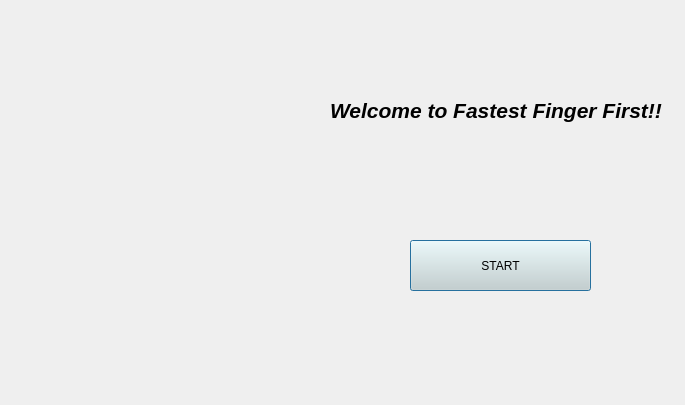
<?xml version="1.0" encoding="UTF-8"?>
<ui version="4.0">
 <class>Dialog</class>
 <widget class="QDialog" name="Dialog">
  <property name="geometry">
   <rect>
    <x>0</x>
    <y>0</y>
    <width>685</width>
    <height>405</height>
   </rect>
  </property>
  <property name="windowTitle">
   <string>Dialog</string>
  </property>
  <widget class="QLabel" name="label">
   <property name="geometry">
    <rect>
     <x>-4</x>
     <y>-4</y>
     <width>691</width>
     <height>421</height>
    </rect>
   </property>
   <property name="styleSheet">
    <string notr="true">background-image: url(:/newPrefix/clock.jpeg);</string>
   </property>
   <property name="text">
    <string/>
   </property>
  </widget>
  <widget class="QLabel" name="label_2">
   <property name="geometry">
    <rect>
     <x>330</x>
     <y>80</y>
     <width>341</width>
     <height>61</height>
    </rect>
   </property>
   <property name="text">
    <string>&lt;html&gt;&lt;head/&gt;&lt;body&gt;&lt;p&gt;&lt;span style=&quot; font-size:16pt; font-weight:600; font-style:italic;&quot;&gt;Welcome to Fastest Finger First!!&lt;/span&gt;&lt;/p&gt;&lt;/body&gt;&lt;/html&gt;</string>
   </property>
  </widget>
  <widget class="QPushButton" name="pushButton">
   <property name="geometry">
    <rect>
     <x>410</x>
     <y>240</y>
     <width>181</width>
     <height>51</height>
    </rect>
   </property>
   <property name="styleSheet">
    <string notr="true">background-color: rgb(211, 215, 207);
font: 15pt &quot;Ubuntu Condensed&quot;;</string>
   </property>
   <property name="text">
    <string>START</string>
   </property>
  </widget>
 </widget>
 <resources>
  <include location="xyz.qrc"/>
 </resources>
 <connections/>
</ui>
